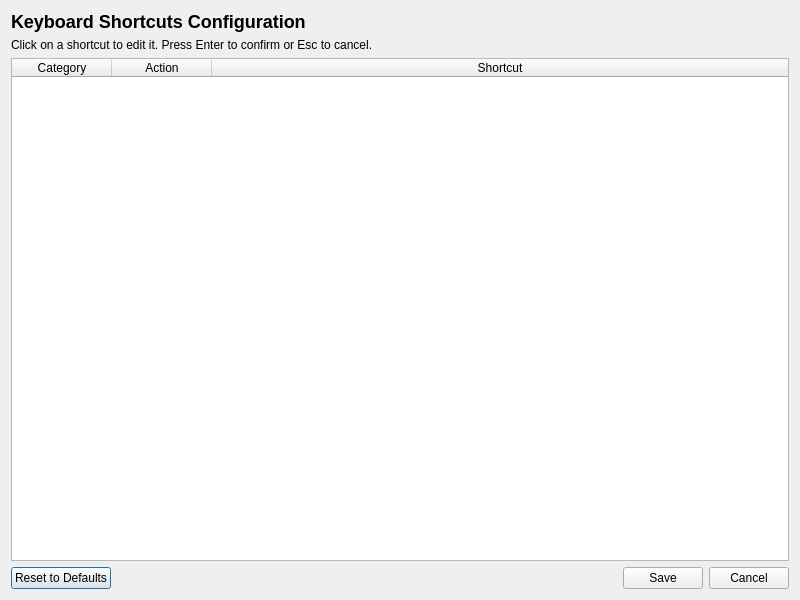
<?xml version="1.0" encoding="UTF-8"?>
<ui version="4.0">
 <class>ShortcutsDialog</class>
 <widget class="QDialog" name="ShortcutsDialog">
  <property name="geometry">
   <rect>
    <x>0</x>
    <y>0</y>
    <width>800</width>
    <height>600</height>
   </rect>
  </property>
  <property name="windowTitle">
   <string>Keyboard Shortcuts</string>
  </property>
  <layout class="QVBoxLayout" name="verticalLayout">
   <item>
    <widget class="QLabel" name="titleLabel">
     <property name="text">
      <string>&lt;h2&gt;Keyboard Shortcuts Configuration&lt;/h2&gt;</string>
     </property>
     <property name="textFormat">
      <enum>Qt::RichText</enum>
     </property>
    </widget>
   </item>
   <item>
    <widget class="QLabel" name="infoLabel">
     <property name="text">
      <string>Click on a shortcut to edit it. Press Enter to confirm or Esc to cancel.</string>
     </property>
    </widget>
   </item>
   <item>
    <widget class="QTableWidget" name="shortcutsTable">
     <property name="alternatingRowColors">
      <bool>true</bool>
     </property>
     <property name="selectionBehavior">
      <enum>QAbstractItemView::SelectRows</enum>
     </property>
     <attribute name="horizontalHeaderStretchLastSection">
      <bool>true</bool>
     </attribute>
     <column>
      <property name="text">
       <string>Category</string>
      </property>
     </column>
     <column>
      <property name="text">
       <string>Action</string>
      </property>
     </column>
     <column>
      <property name="text">
       <string>Shortcut</string>
      </property>
     </column>
    </widget>
   </item>
   <item>
    <layout class="QHBoxLayout" name="buttonLayout">
     <item>
      <widget class="QPushButton" name="resetButton">
       <property name="text">
        <string>Reset to Defaults</string>
       </property>
      </widget>
     </item>
     <item>
      <spacer name="horizontalSpacer">
       <property name="orientation">
        <enum>Qt::Horizontal</enum>
       </property>
       <property name="sizeHint" stdset="0">
        <size>
         <width>40</width>
         <height>20</height>
        </size>
       </property>
      </spacer>
     </item>
     <item>
      <widget class="QPushButton" name="saveButton">
       <property name="text">
        <string>Save</string>
       </property>
      </widget>
     </item>
     <item>
      <widget class="QPushButton" name="cancelButton">
       <property name="text">
        <string>Cancel</string>
       </property>
      </widget>
     </item>
    </layout>
   </item>
  </layout>
 </widget>
 <resources/>
 <connections>
  <connection>
   <sender>cancelButton</sender>
   <signal>clicked()</signal>
   <receiver>ShortcutsDialog</receiver>
   <slot>reject()</slot>
   <hints>
    <hint type="sourcelabel">
     <x>739</x>
     <y>569</y>
    </hint>
    <hint type="destinationlabel">
     <x>400</x>
     <y>299</y>
    </hint>
   </hints>
  </connection>
 </connections>
</ui>
